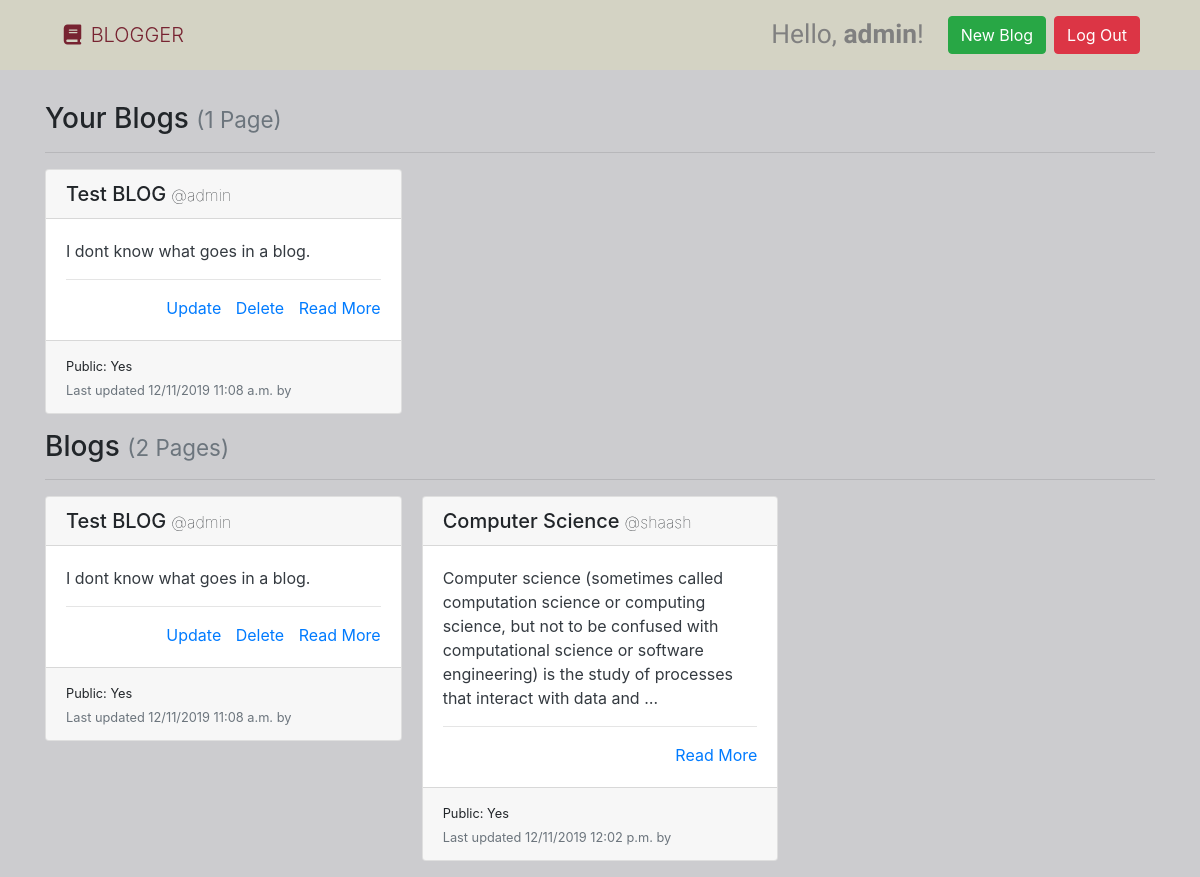
The app's page / (signed in) with its own data.
### blogs/models.py (models this page shows, shortened)
class Page(models.Model):
    title = models.CharField(max_length=settings.BLOG_PAGE_TITLE_MAX_LENGTH, unique=True,
                             )
    author = models.ForeignKey(User, on_delete=models.PROTECT,
                               help_text="The user that posted this article.") # this User is a object of class User that django has
    slug = models.CharField(max_length=settings.BLOG_PAGE_TITLE_MAX_LENGTH, blank=True, editable=False,
                            help_text="Unique URL path to access this page. Generated by the system.")
    content = models.TextField(
        )
    created = models.DateTimeField(auto_now_add=True,
                                   help_text="The date and time this page was created. Automatically generated when the model saves.")
    modified = models.DateTimeField(auto_now=True,
                                    help_text="The date and time this page was updated. Automatically generated when the model updates.")
    is_public = models.BooleanField(default=True)

### blogs/views.py (the view)
# urls.py: path('', PageListView.as_view(), name='blog-list-page'),
class PageListView(ListView):
    model = Page
    def get(self, request):
        user_pages = None
        if self.request.user.is_authenticated:
          user_pages = Page.objects.filter(author=request.user)
        all_pages = Page.objects.filter(is_public=True)
        return render(request, 'list.html', {
          'user_pages': user_pages,
          'all_pages': all_pages
        })

### blogs/templates/list.html
{% extends "base.html" %}
{% load static %}
{% block title %}
  <link rel='stylesheet' href="/static/list.css">
{% endblock %}
{% block content %}
  {% if user.is_authenticated %}
    <h3>Your Blogs {% if user_pages %}<small class="text-muted">({{ user_pages|length }} Page{{ user_pages|length|pluralize:"s" }})</small>{% endif %}</h3>
    <hr>
    {% if user_pages %}
      <div class="card-columns">
        {% for page in user_pages %}
          {% include "partials/card.html" %}
        {% endfor %}
      </div>
    {% else %}
      <div class="alert alert-primary" role="alert">No pages to display.</div>
    {% endif %}
  {% endif %}
  <h3>Blogs {% if all_pages %}<small class="text-muted">({{ all_pages|length }} Page{{ all_pages|length|pluralize:"s" }})</small>{% endif %}</h3>
  <hr>
  {% if all_pages %}
    <div class="card-columns">
      {% for page in all_pages %}
        {% if page.is_public is True %}
          {% include "partials/card.html" %}
        {% endif %}
      {% endfor %}
    </div>
  {% else %}
    <div class="alert alert-primary" role="alert">No pages to display.</div>
  {% endif %}
{% endblock %}

### templates/base.html (shortened to what this page needs)
<!doctype html>
{% load static %}
<html lang="en">
  <head>
    <link rel="stylesheet" href="https://stackpath.bootstrapcdn.com/bootstrap/4.3.1/css/bootstrap.min.css"
>
    <link rel="stylesheet" href="{% static '/base.css' %}">
    {% block title %}{% endblock %}
  </head>
  <body>
    <nav class="navbar navbar-expand-md ">
      <a class="navbar-brand" href="{% url 'blog-list-page' %}"><i class="fas fa-fw fa-book"></i> BLOGGER</a>
      <form class="form-inline ml-auto">
        {% if user.is_authenticated %}
          <div class="greet">Hello, <strong>{{ request.user }}</strong>!</div>
          <a href="{% url 'submit-blog' %}" class="btn btn-success ml-4">New Blog</a>
          <a href="{% url 'logout' %}" class="btn btn-danger ml-2">Log Out</a>
        {% else %}
          <a href="{% url 'login' %}" class="btn btn-secondary ml-2">Log In</a>
          <a href="{% url 'accounts-signup' %}" class="btn btn-primary ml-2">Sign Up</a>
        {% endif %}
      </form>
    </nav>
    <main role="main" class="container" style="margin-top: 4vh;">
      {% block content %}{% endblock %}
    </main>
  </body>

### blogs/templates/partials/card.html
{% load static %}
<div class="card mb-3">
  <h5 class="card-header ">{{ page.title }}<small style="margin-left:5px; font-weight:100;">@{{ page.author.username }}</small></h5>
  <div class="card-body border-dark">
    <p class="card-text text-dark">
      {{ page.content|truncatewords_html:30 }}
      <hr>
      <div class="text-right">
        {% if page.author == user %}
        <a href="{% url 'blog-update-page' page.slug %}" style="margin-right:10px;">Update</a>
        <a href="{% url 'blog-delete-page' page.slug %}" style="margin-right:10px;">Delete</a>
        {% endif %}
        <a href="{% url 'blog-details-page' page.slug %}" title="Read More">Read More</a>
      </div>
  </div>
  <div class="card-footer">
    <small>Public: {% if page.is_public %}Yes {% else %} No {% endif %}</small>
    <br>
    <small class="text-muted">Last updated {{ page.modified|date:"SHORT_DATETIME_FORMAT" }} by</small>
  </div>
</div>

### static/base.css (style rules this page uses)
.navbar { background-color: rgb(212, 211, 196); height: 70px; padding: 0 5%; }
.navbar-brand { color:rgb(119, 35, 49); font-weight: 300; }
.greet { color: gray; font-family: 'Sofia'; font-size: 3vmin; }
body { background-color: rgb(204, 204, 207); padding: 0; margin: 0; }

### records on screen
Page: title "Test BLOG", author.username "admin", content "I dont know what goes in a blog.", shows "Update", is_public "Yes", modified "12/11/2019 11:08 a.m."
Page: title "Computer Science", author.username "shaash", content "Computer science (sometimes called computation science or computing science, but not to be confused with computational science or software engineering) is the study of processes that interact with data and …", is_public "Yes", modified "12/11/2019 12:02 p.m."

### other values on screen
{{ request.user }} "admin"
{{ user_pages|length }} "1"
{{ all_pages|length }} "2"
